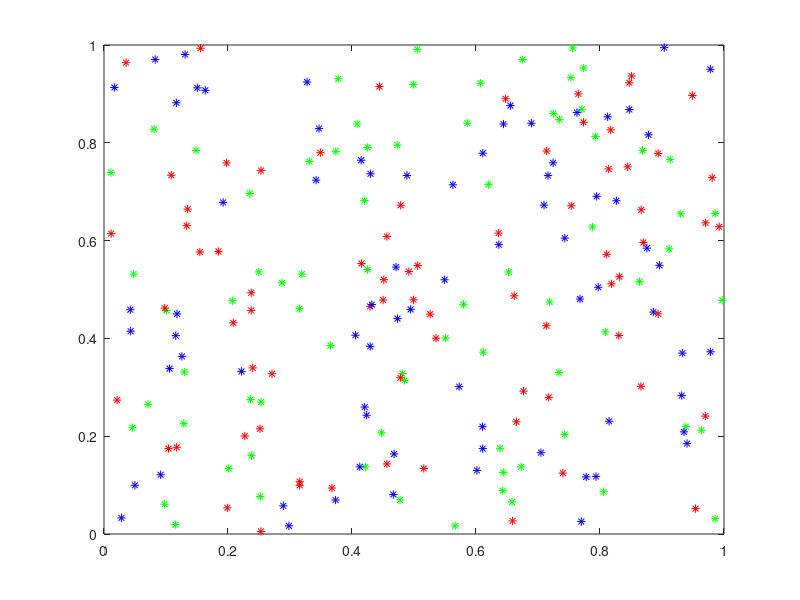

The MATLAB script that drew this image: (Note: this script raises an error after producing the figure.)
clf;
global n; 
n=75; 
epsilon = 0.001;
global fuzz;
fuzz = 0.5;
global numberOfClisters;
numberOfClisters = 3;
global belongBorder
belongBorder = 0.4;

%some ][ynia

xyu = zeros(75,2);
xyu1 = zeros(75,2);
xyu2 = zeros(75,2);

%crete arrays of zeroes
Sorted = rand(3,n,2);

%create clasters elements

clasterElementA = [0.9,0.5];
clasterElementB = [0.1,0.1];
clasterElementC = [0.1,0.9];
%intialize data

plot(Sorted(1,:,1),Sorted(1,:,2),'g*');hold on
plot(Sorted(2,:,1),Sorted(2,:,2),'r*');hold on
plot(Sorted(3,:,1),Sorted(3,:,2),'b*');hold on

plot(clasterElementA(1),clasterElementA(2),'X');hold on
plot(clasterElementB(1),clasterElementB(2),'X');hold on
plot(clasterElementC(1),clasterElementC(2),'X');



Stop = false;
numberOFtrying = 0;

fuzzyCoeficientMatrix = zeros(numberOfClisters,n,3);
distanceToClaster = zeros(numberOfClisters,n,3);

pause(5);
while (~Stop)&& numberOFtrying < 10000
   numberOFtrying = numberOFtrying+1;
   for j =1:numberOfClisters
    for i = 1:n
      [fuzzyCoeficientMatrix(j,i,1),fuzzyCoeficientMatrix(j,i,2),fuzzyCoeficientMatrix(j,i,3),distanceToClaster(j,i,1),distanceToClaster(j,i,2),distanceToClaster(j,i,3)] = calculateFuzzyCoeficent(Sorted(j,i,:),clasterElementA,clasterElementB,clasterElementC);
    end
   end    
  
   summurize = 0;
   for j = 1:numberOfClisters
     for i = 1:n
        summurize = summurize + distanceToClaster(j,i,1)*fuzzyCoeficientMatrix(j,i,1);
        summurize = summurize + distanceToClaster(j,i,2)*fuzzyCoeficientMatrix(j,i,2);
        summurize = summurize + distanceToClaster(j,i,3)*fuzzyCoeficientMatrix(j,i,3);
      end
   end
    xyu(numberOFtrying,:) = clasterElementA;
 xyu1(numberOFtrying,:) = clasterElementB;
 xyu2(numberOFtrying,:) = clasterElementC;
   
   if(numberOFtrying > 1)       
      Stop =  (abs(oldDistance - summurize)<epsilon);
   end
   
   oldDistance = summurize;


   %MISTAKE IN N
 [clasterElementA(1),clasterElementA(2)] =  calculateClasters(fuzzyCoeficientMatrix,Sorted,1);
 [clasterElementB(1),clasterElementB(2)] =  calculateClasters(fuzzyCoeficientMatrix,Sorted,2);
 [clasterElementC(1),clasterElementC(2)] =  calculateClasters(fuzzyCoeficientMatrix,Sorted,3);


  
end

clf;

A = zeros(2*n,2);
B = zeros(2*n,2);
C = zeros(2*n,2);
countA=0;
countB=0;
countC=0;


for j=1:numberOfClisters
    for i=1:n
       ClasterAKoef = fuzzyCoeficientMatrix(j,i,1);
       ClasterBKoef = fuzzyCoeficientMatrix(j,i,2);
       ClasterCKoef = fuzzyCoeficientMatrix(j,i,3);
       if(ClasterAKoef>ClasterBKoef)&&(ClasterAKoef>ClasterCKoef)
        if ClasterAKoef > belongBorder
          countA = countA +1;
          A(countA,:) = Sorted(j,i,:);
        end
       end
       if(ClasterBKoef>ClasterAKoef)&&(ClasterBKoef>ClasterCKoef)
         if ClasterBKoef >belongBorder
          countB = countB +1;
          B(countB,:) = Sorted(j,i,:);
         end
       end      
       if(ClasterCKoef>ClasterAKoef)&&(ClasterCKoef>ClasterBKoef)
         if ClasterCKoef > belongBorder
          countC = countC +1;
          C(countC,:) = Sorted(j,i,:);
         end
       end
    end
end

A=A(any(A,2),:);
B=B(any(B,2),:);
C=C(any(C,2),:);

plot(A(:,1),A(:,2),'g*');hold on
plot(B(:,1),B(:,2),'r*');hold on
plot(C(:,1),C(:,2),'b*');hold on

plot(clasterElementA(1),clasterElementA(2),'X');hold on
plot(clasterElementB(1),clasterElementB(2),'bX');
plot(clasterElementC(1),clasterElementC(2),'bX');


function [fuzzyKoeficientA,fuzzyKoeficientB,fuzzyKoeficientC,distanceA,distanceB,distanceC]  = calculateFuzzyCoeficent(Array,clasterElementA,clasterElementB,clasterElementC)
     global fuzz;
     
     distanceA = myDistance(Array(1,1,1),Array(1,1,2),clasterElementA(1),clasterElementA(2));
     distanceB = myDistance(Array(1,1,1),Array(1,1,2),clasterElementB(1),clasterElementB(2));
     distanceC = myDistance(Array(1,1,1),Array(1,1,2),clasterElementC(1),clasterElementC(2));
     
     fuzzyKoeficientA = (1/distanceA)^(2/fuzz-1);
     fuzzyKoeficientB = (1/distanceB)^(2/fuzz-1);
     fuzzyKoeficientC = (1/distanceC)^(2/fuzz-1);
     
     sumForZnamenatel = fuzzyKoeficientA+fuzzyKoeficientB+fuzzyKoeficientC;
     
     fuzzyKoeficientA = fuzzyKoeficientA/(sumForZnamenatel);
     fuzzyKoeficientB = fuzzyKoeficientB/(sumForZnamenatel);
     fuzzyKoeficientC = fuzzyKoeficientC/(sumForZnamenatel);
     
     
end

function [X,Y] = calculateClasters(fuzzyCoeficientMatrix,array,numberOfCluxter)
  global fuzz;
  global numberOfClisters;
  global n;
  global belongBorder;
  
  clasterX = zeros(2);
  clasterY = zeros(2);
    for j = 1:numberOfClisters
      for i = 1:n
       if  fuzzyCoeficientMatrix(j,i,numberOfCluxter) > belongBorder
            clasterX(1) = clasterX(1) + ((fuzzyCoeficientMatrix(j,i,numberOfCluxter)^fuzz)*array(j,i,1));
            clasterX(2) = clasterX(2) + (fuzzyCoeficientMatrix(j,i,numberOfCluxter)^fuzz);
            clasterY(1) = clasterY(1) + ((fuzzyCoeficientMatrix(j,i,numberOfCluxter)^fuzz)*array(j,i,2));
            clasterY(2) = clasterY(2) + (fuzzyCoeficientMatrix(j,i,numberOfCluxter)^fuzz);
       end
      end
    end
    X = clasterX(1)/clasterX(2);
    Y = clasterY(1)/clasterY(2);
    
end

function y=myDistance(x,y,x1,y1)
    y = sqrt((x-x1)^2+(y-y1)^2);
end



